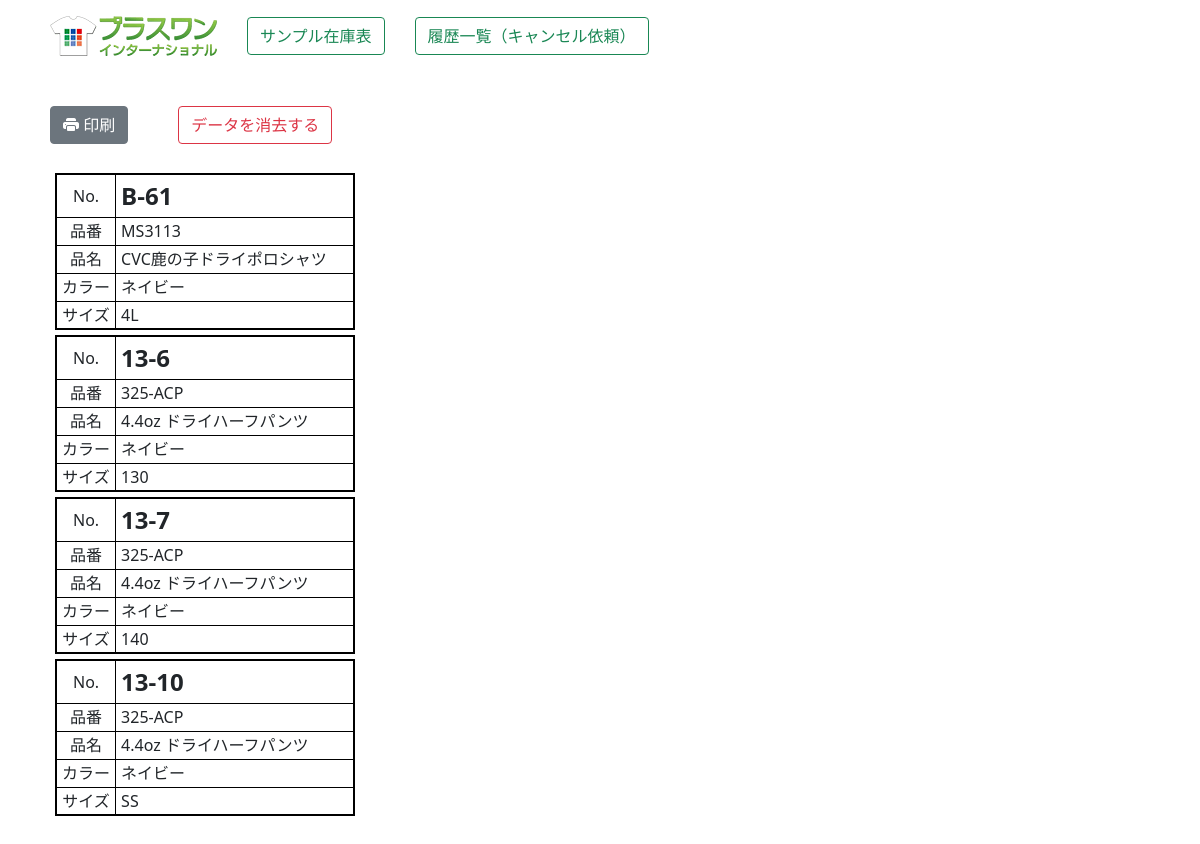
Before: /zaiko2/label_print/ with the older database file.
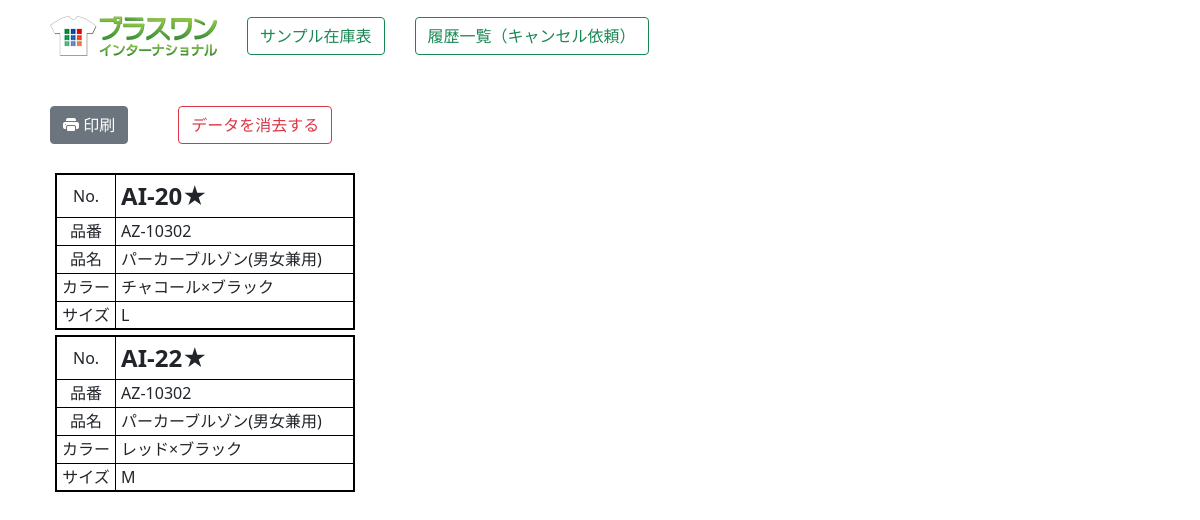
After: the same page with the newer database file.
### zaiko/models.py (models this page shows, shortened)
class Label(models.Model):
    sample_num=models.CharField("サンプルNo",max_length=20)
    shouhin_num=models.CharField("商品番号",max_length=20)
    shouhin_name=models.CharField("商品名",max_length=255)
    color=models.CharField("カラー",max_length=255)
    size=models.CharField("サイズ",max_length=20)

### zaiko2/views.py (the view)
# urls.py: path('label_print/', label_print, name="label_print"),
def label_print(request):
    items=Label.objects.all()
    if items.count() > 16:
        items1=items[:8]
        items2=items[7:16]
        items3=items[15:]
        params={"items1":items1,"items2":items2,"items3":items3,"col":3}
    elif items.count() >8:
        items1=items[:8]
        items2=items[8:16]
        params={"items1":items1,"items2":items2,"col":2}
    else:
        items1=items[:8]
        params={"items1":items1,"col":1}
    kanri=0
    if request.user.username == "p1masao":
        kanri=1
    params["kanri"]=kanri
    return render(request,"zaiko2/label.html",params)

### zaiko2/templates/zaiko2/label.html (shortened to what this page needs)
{% load static %}
<!DOCTYPE html>
<html lang="ja">
<head>
    <link rel="stylesheet" href="{% static 'main.css' %}">
    <link href="https://cdn.jsdelivr.net/npm/bootstrap@5.0.2/dist/css/bootstrap.min.css" rel="stylesheet">
    <link rel="stylesheet" href="https://cdn.jsdelivr.net/npm/bootstrap-icons@1.8.0/font/bootstrap-icons.css">
</head>
<body>
    <div class="container mt-3 mb-5">
        <div style="margin: 0 auto; justify-content: center; width: 1100px;">
            {% include "zaiko/menu.html" with kanri=kanri %}
            <div class="flex2" style="margin-top: 50px;">
                <div><button type="button" class="btn btn-secondary" id="print"><i class="bi bi-printer-fill"></i> 印刷</button></div>
                <div style="margin-left: 50px;">
                    <a href="{% url 'zaiko2:label_del' %}">
                        <button type="button" class="btn btn-outline-danger" onclick="return confirm('本当に消去しますか？')" >データを消去する</button>
                    </a>
                </div>
            </div>
            <div class="flex_print mt-4">
                <div>
                    <div style="width:310px; display: inline;">
                        {% for i in items1 %}
                        <table style="width:300px;margin: 5px;border: #000000 2px solid;">
                            <tr><td style="width: 20%; height: 43px; text-align: center;">No.</td><td style="width: 80%;font-weight: bold;font-size: 1.5em;padding-left: 5px;">{{i.sample_num}}</td></tr>
                            <tr><td style="height: 28px;text-align: center;">品番</td><td style="padding-left: 5px;">{{i.shouhin_num}}</td></tr>
                            <tr><td style="height: 28px;text-align: center;">品名</td><td style="padding-left: 5px;">{{i.shouhin_name}}</td></tr>
                            <tr><td style="height: 28px;text-align: center;">カラー</td><td style="padding-left: 5px;">{{i.color}}</td></tr>
                            <tr><td style="height: 28px;text-align: center;;">サイズ</td><td style="padding-left: 5px;">{{i.size}}</td></tr>
                        </table>
                        {% endfor %}
                    </div>
                </div>
            </div>
        </div>
    </div>
</body>
</html>

### zaiko/templates/zaiko/menu.html (shortened to what this page needs)
{% load static %}
<div class="menu">
    <div>
        <a href="https://www.p1-intl.com/" target="_blank"><img src="{% static 'logo.webp' %}"></a>
    </div>
    <div style="margin-left: 30px;">
        <a href="{% url 'zaiko:index' %}"><button type="button" class="btn btn-outline-success">サンプル在庫表</button></a>
    </div>
    <div style="margin-left: 30px;">
        <a href="{% url 'zaiko:irai_rireki' %}"><button type="button" class="btn btn-outline-success">履歴一覧（キャンセル依頼）</button></a>
    </div>
</div>

### zaiko/static/main.css (style rules this page uses)
.flex2,.menu { display: flex; flex-wrap: wrap; align-items: center; }
.flex_print { display: flex; flex-wrap: wrap; margin: 0 auto; }
.menu { width: 1100px; margin: 0 auto; }

### zaiko2/templates/zaiko2/label.html (style rules this page uses)
table, td, th { border: 1px #000000 solid; font-size:auto; }

Changed rows visible on the page:
removed Label: sample_num "B-61", shouhin_num "MS3113", shouhin_name "CVC鹿の子ドライポロシャツ", color "ネイビー", size "4L"
removed Label: sample_num "13-6", shouhin_num "325-ACP", shouhin_name "4.4oz ドライハーフパンツ", color "ネイビー", size "130"
removed Label: sample_num "13-7", shouhin_num "325-ACP", shouhin_name "4.4oz ドライハーフパンツ", color "ネイビー", size "140"
removed Label: sample_num "13-10", shouhin_num "325-ACP", shouhin_name "4.4oz ドライハーフパンツ", color "ネイビー", size "SS"
added Label: sample_num "AI-20★", shouhin_num "AZ-10302", shouhin_name "パーカーブルゾン(男女兼用)", color "チャコール×ブラック", size "L"
added Label: sample_num "AI-22★", shouhin_num "AZ-10302", shouhin_name "パーカーブルゾン(男女兼用)", color "レッド×ブラック", size "M"
